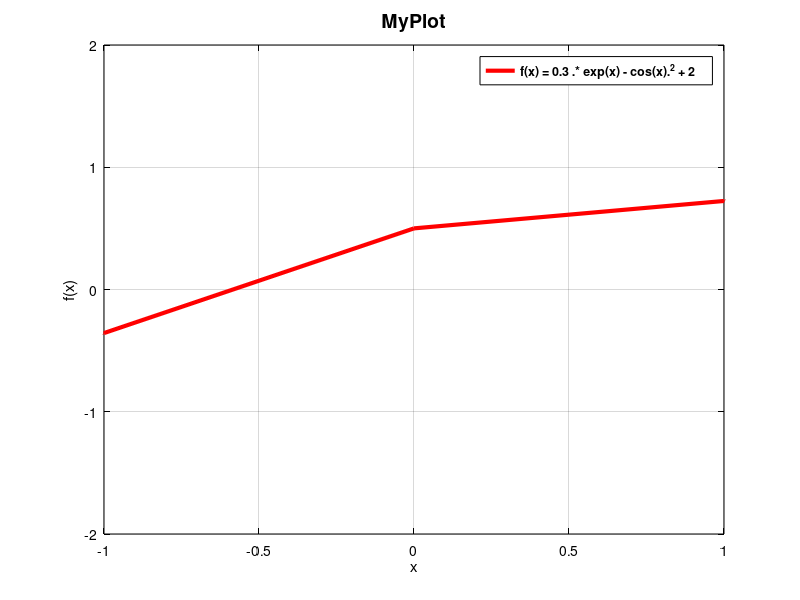

Here is the MATLAB script that generated this plot:
%% этот файл нужен чтобы показать промежуток где есть корни
x = -10:1:10;
y = 0.5.*exp(-x.^2)+x.*cos(x); %%тут пишется функция для построения графика(до знака ;)
graf = plot(x, y);
lg = legend('f(x) = 0.3 .* exp(x) - cos(x).^2 + 2');
h = title('MyPlot');
ax = gca();
set(ax, 'xlim', [-1 1], 'ylim', [-2 2]); %% в 8 и 9 строки регулируешь цифры чтобы приблизить обзор к пересечению с осью X то есть к корню чтобы приблизиться
set(ax, 'xtick', [-1:0.5:1], 'ytick', [-2:1:2]);
set(ax, 'xcolor', 'k', 'ycolor', 'k');
set(ax, 'xgrid', 'on', 'ygrid', 'on');
set(ax, 'gridcolor', 'k');
set(ax, 'fontsize', 10);
set(ax, 'xlabel', 'x', 'ylabel', 'f(x)');
set(h, 'fontsize', 14);
set(graf, 'color', 'r');
set(graf, 'LineWidth', 3);
set(lg, 'edgecolor', 'k');
set(lg, 'fontsize', 9, 'fontweight', 'bold');

